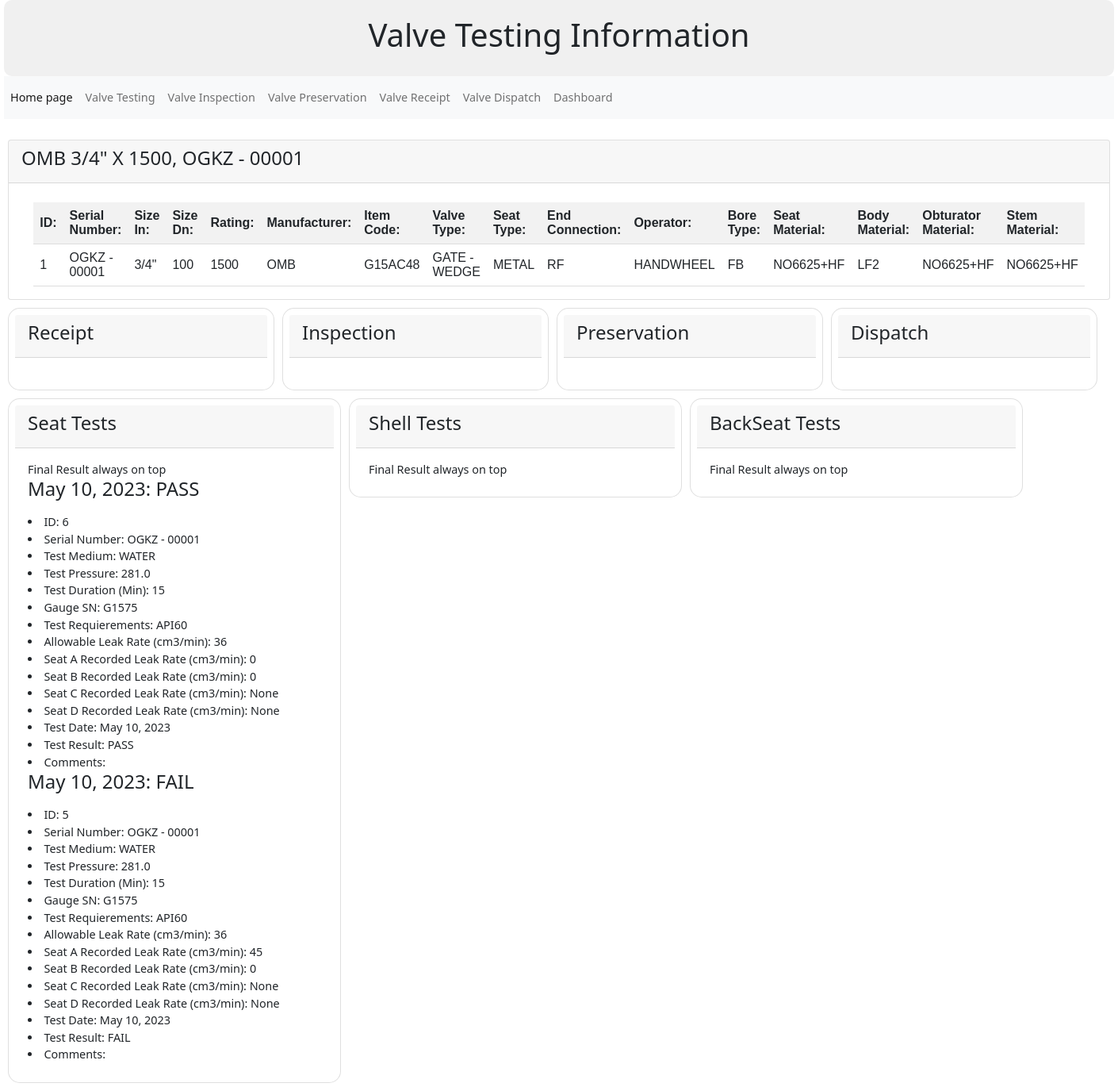
The page /total_valve_info.html/1 on the database as committed earlier.
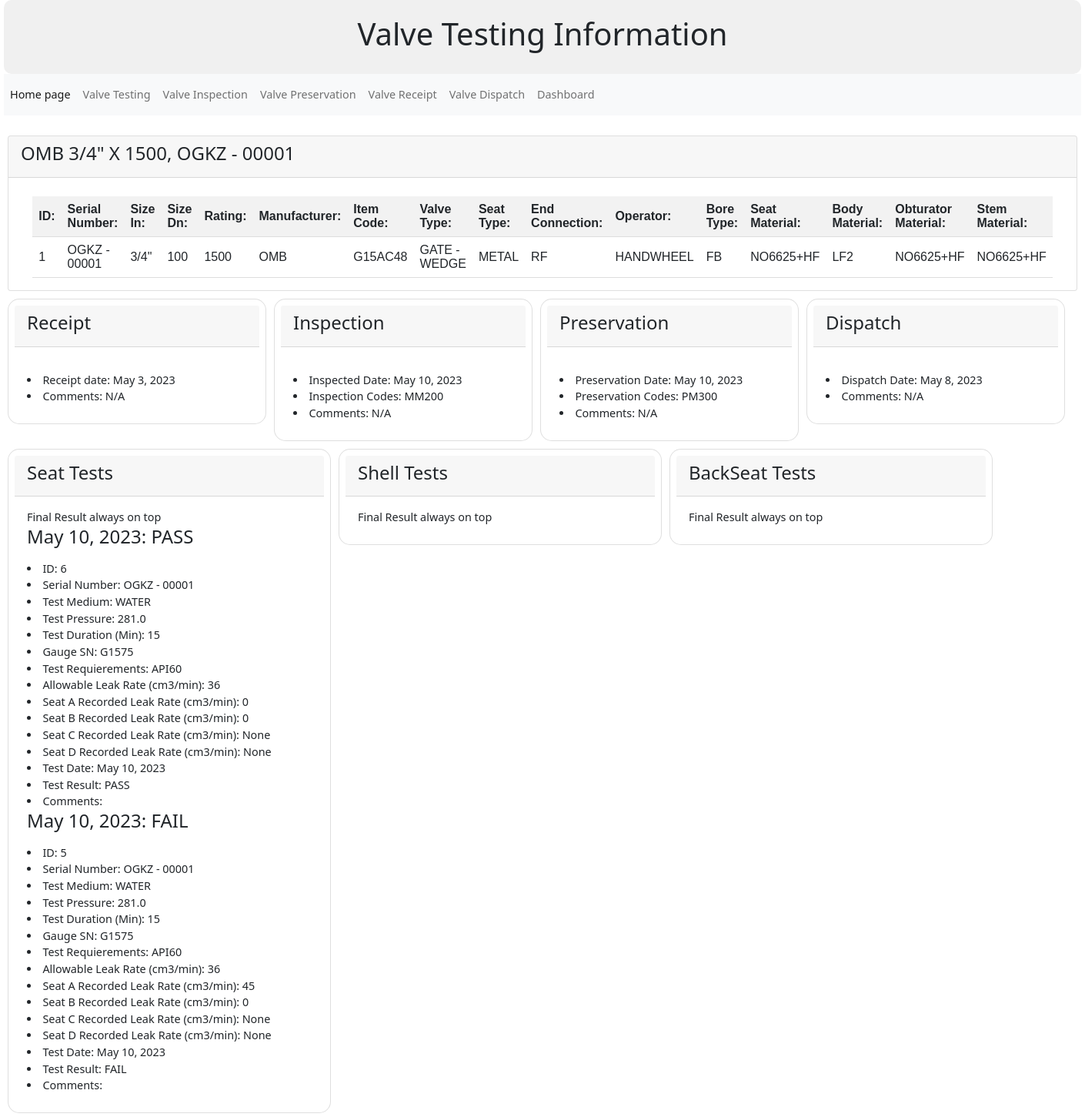
The same page on the database as committed later.
### data_management_app/models.py (models this page shows, shortened)
class ValveDetails(models.Model):
    valvedetails_id = models.AutoField(primary_key=True)
    valve_serial_number = models.CharField(unique=True, max_length=25, blank=False, null=False)
    valve_size_in = models.CharField(max_length=255, blank=False, null=False)
    valve_size_dn = models.IntegerField(blank=False, null=False)
    valve_rating = models.IntegerField(blank=False, null=False)
    valve_manufacturer = models.CharField(max_length=255, blank=False, null=False)
    valve_item_code = models.CharField(max_length=255, blank=False, null=False)
    valve_type = models.CharField(max_length=255, blank=False, null=False)
    valve_seat_type = models.CharField(max_length=255, blank=False, null=False)
    valve_end_connection = models.CharField(max_length=255, blank=False, null=False)
    valve_operator = models.CharField(max_length=255, blank=False, null=False)
    valve_bore_type = models.CharField(max_length=255, blank=False, null=False)
    valve_seat_material = models.CharField(max_length=255, blank=False, null=False)
    valve_body_material = models.CharField(max_length=255, blank=False, null=False)
    valve_obturator_material = models.CharField(max_length=255, blank=False, null=False)
    valve_stem_material = models.CharField(max_length=255, blank=False, null=False)
    def __str__(self):
        return self.valve_serial_number

class SeatTest(models.Model):
    seattest_id = models.AutoField(primary_key=True)
    serial_number = models.ForeignKey(ValveDetails, blank=True, null=True, on_delete=models.CASCADE)
    test_medium = models.CharField(max_length=100, blank=False, null=False)
    test_pressure = models.FloatField(blank=False, null=False)
    test_duration = models.IntegerField(blank=False, null=False)
    gauge_serial_number = models.CharField(max_length=100, blank=False, null=False)
    test_requirements = models.CharField(max_length=100, blank=False, null=False)
    allowable_leak_rate = models.CharField(max_length=100, blank=False, null=False)
    seat_a_rlr = models.CharField(max_length=100, blank=False, null=False)
    seat_b_rlr = models.CharField(max_length=100, blank=False, null=False)
    seat_c_rlr = models.CharField(max_length=100, blank=True, null=True)
    seat_d_rlr = models.CharField(max_length=100, blank=True, null=True)
    test_date = models.DateField(blank=False, null=False)
    test_result = models.CharField(max_length=100, blank=False, null=False)
    comments = models.TextField(max_length=100, blank=True, null=True)

class ValveReceipt(models.Model):
    valvereceipt_id = models.AutoField(primary_key=True)
    serial_number = models.ForeignKey(ValveDetails, blank=True, null=True, on_delete=models.CASCADE)
    camserv_tagnumber = models.CharField(max_length=100, blank=False, null=False)
    box_number = models.CharField(max_length=100, blank=False, null=False)
    received_date = models.DateField(blank=False, null=False)
    comments = models.TextField(max_length=100)

class ValveInspection(models.Model):
    valveinspection_id = models.AutoField(primary_key=True)
    serial_number = models.ForeignKey(ValveDetails, blank=True, null=True, on_delete=models.CASCADE)
    inspection_codes = models.CharField(max_length=100, blank=False, null=False)
    inspected_date = models.DateField(blank=False, null=False)
    inspected_by = models.CharField(max_length=100, blank=False, null=False)
    issues_identified = models.TextField(max_length=200, blank=False, null=False)

class ValvePreservation(models.Model):
    valvepreservation_id = models.AutoField(primary_key=True)
    serial_number = models.ForeignKey(ValveDetails, blank=True, null=True, on_delete=models.CASCADE)
    preservation_codes = models.CharField(max_length=100, blank=False, null=False)
    preservation_date = models.DateField(blank=False, null=False)
    preservation_by = models.CharField(max_length=100, blank=False, null=False)
    comments = models.TextField(max_length=200, blank=False, null=False, default='None')

class ValveDispatch(models.Model):
    valvedispatch_id = models.AutoField(primary_key=True)
    serial_number = models.ForeignKey(ValveDetails, blank=True, null=True, on_delete=models.CASCADE)
    camserv_tagnumber = models.CharField(max_length=100, blank=False, null=False)
    box_number = models.CharField(max_length=100, blank=False, null=False)
    dispatch_date = models.DateField(blank=False, null=False)
    comments = models.TextField(max_length=100)

### data_management_app/views.py (the view)
# urls.py: path('total_valve_info.html/<valvedetails_id>', views.view_valve_info, name='view_valve_info'),
def view_valve_info(request, valvedetails_id):
		view_valvedetails = ValveDetails.objects.get(pk=valvedetails_id)
		seattests = view_valvedetails.seattest_set.all().order_by('-seattest_id')
		shelltests = view_valvedetails.shelltest_set.all().order_by('-shelltest_id')
		backseattests = view_valvedetails.backseattest_set.all().order_by('-backseattest_id')
		receipt = view_valvedetails.valvereceipt_set.all().order_by('-valvereceipt_id')
		dispatch = view_valvedetails.valvedispatch_set.all().order_by('-valvedispatch_id')
		inspection = view_valvedetails.valveinspection_set.all().order_by('-valveinspection_id')
		preservation = view_valvedetails.valvepreservation_set.all().order_by('-valvepreservation_id')
		context = {
				"view_valvedetails": view_valvedetails,
				'seattests':seattests,
				'shelltests':shelltests,
				'backseattests':backseattests,
				'receipt': receipt,
				'dispatch': dispatch,
				'inspection': inspection,
				'preservation': preservation,
			}
		if seattests:
			return render(request, 'total_valve_info.html', context)
		else:
			messages.warning(request, ("This Valve Has Not Been Tested..."))
			return redirect('valvedetails_filter')

### data_management_app/templates/total_valve_info.html (shortened to what this page needs)
<html>
<link href="https://cdn.jsdelivr.net/npm/bootstrap@5.0.2/dist/css/bootstrap.min.css" rel="stylesheet">
<head>
    <header>
      <h1>Valve Testing Information</h1>
    </header>
    {% include 'navbar.html' %}
</head>
{% block content %}
<body>
    <br>
    <div class="card" id="div0">
        <div class="card-header">
            <h4>{{ view_valvedetails.valve_manufacturer }} {{ view_valvedetails.valve_size_in }} X {{ view_valvedetails.valve_rating }},    {{ view_valvedetails.valve_serial_number }}</h4>
        </div>
        <div class="card-body">
        <p class="card-text">
        <table>
            <tr>
              <th>ID:</th>
              <th>Serial Number:</th>
              <th>Size In:</th>
              <th>Size Dn:</th>
              <th>Rating:</th>
              <th>Manufacturer:</th>
              <th>Item Code:</th>
              <th>Valve Type:</th>
              <th>Seat Type:</th>
              <th>End Connection:</th>
              <th>Operator:</th>
              <th>Bore Type:</th>
              <th>Seat Material:</th>
              <th>Body Material:</th>
              <th>Obturator Material:</th>
              <th>Stem Material:</th>
            </tr>
            <tr>
            <td>{{ view_valvedetails.valvedetails_id }}</td>
              <td>{{ view_valvedetails.valve_serial_number }}</td>
              <td>{{ view_valvedetails.valve_size_in }}</td>
              <td>{{ view_valvedetails.valve_size_dn }}</td>
              <td>{{ view_valvedetails.valve_rating }}</td>
              <td>{{ view_valvedetails.valve_manufacturer }}</td>
              <td>{{ view_valvedetails.valve_item_code }}</td>
              <td>{{ view_valvedetails.valve_type }}</td>
              <td>{{ view_valvedetails.valve_seat_type }}</td>
              <td>{{ view_valvedetails.valve_end_connection }}</td>
              <td>{{ view_valvedetails.valve_operator }}</td>
              <td>{{ view_valvedetails.valve_bore_type }}</td>
              <td>{{ view_valvedetails.valve_seat_material }}</td>
              <td>{{ view_valvedetails.valve_body_material }}</td>
              <td>{{ view_valvedetails.valve_obturator_material }}</td>
              <td>{{ view_valvedetails.valve_stem_material }}</td>
            </tr>
          </table>
    </div>
    </div>
    <div >
      <div class="card" id="div01">
          <div class="card-header">
              <h4> Receipt </h4>
          </div>
          <div class="card-body">
            {% for receipts in receipt %}
            <p class="card-text">
            <li>Receipt date: {{ receipts.received_date }}</li>
            <li>Comments: {{ receipts.comments }}</li>
            {% endfor %}
          </div>
      </div>
      <div class="card" id="div02">
        <div class="card-header">
            <h4> Inspection </h4>
        </div>
        <div class="card-body">
            {% for inspections in inspection %}
            <p class="card-text">
            <li>Inspected Date: {{ inspections.inspected_date }}</li>
            <li>Inspection Codes: {{ inspections.inspection_codes }}</li>
            <li>Comments: {{ inspections.issues_identified }}</li>
            {% endfor %}
        </div>
      </div>
      <div class="card" id="div03">
        <div class="card-header">
            <h4> Preservation </h4>
        </div>
        <div class="card-body">
            {% for preservations in preservation %}
            <p class="card-text">
            <li>Preservation Date: {{ preservations.preservation_date }}</li>
            <li>Preservation Codes: {{ preservations.preservation_codes }}</li>
            <li>Comments: {{ preservations.comments }}</li>
            {% endfor %}
        </div>
      </div>
      <div class="card" id="div04">
        <div class="card-header">
            <h4> Dispatch </h4>
        </div>
        <div class="card-body">
            {% for dispatches in dispatch %}
            <p class="card-text">
            <li>Dispatch Date: {{ dispatches.dispatch_date }}</li>
            <li>Comments: {{ dispatches.comments }}</li>
            {% endfor %}
        </div>
      </div>
</div>
<div >
    <div class="card" id="div1">
        <div class="card-header">
            <h4> Seat Tests </h4>
        </div>
        <div class="card-body">
            Final Result always on top
            {% for seattest in seattests %}
            <h4 class="card-title">{{ seattest.test_date }}: {{ seattest.test_result }}</h4>
            <p class="card-text">
            <li>ID: {{ seattest.seattest_id }}</li>
            <li>Serial Number: {{ seattest.serial_number }}</li>
            <li>Test Medium: {{ seattest.test_medium }}</li>
            <li>Test Pressure: {{ seattest.test_pressure }}</li>
            <li>Test Duration (Min): {{ seattest.test_duration }}</li>
            <li>Gauge SN: {{ seattest.gauge_serial_number }}</li>
            <li>Test Requierements: {{ seattest.test_requirements }}</li>
            <li>Allowable Leak Rate (cm3/min): {{ seattest.allowable_leak_rate }}</li>
            <li>Seat A Recorded Leak Rate (cm3/min): {{ seattest.seat_a_rlr }}</li>
            <li>Seat B Recorded Leak Rate (cm3/min): {{ seattest.seat_b_rlr }}</li>
            <li>Seat C Recorded Leak Rate (cm3/min): {{ seattest.seat_c_rlr }}</li>
            <li>Seat D Recorded Leak Rate (cm3/min): {{ seattest.seat_d_rlr }}</li>
            <li>Test Date: {{ seattest.test_date }}</li>
            <li>Test Result: {{ seattest.test_result }}</li>
            <li>Comments: {{ seattest.comments }}</li>
            {% endfor %}
        </div>
    </div>
    <div class="card" id="div2">
        <div class="card-header">
            <h4> Shell Tests </h4>
        </div>
        <div class="card-body">
            Final Result always on top
        </div>
    </div>
    <div class="card" id="div3" >
        <div class="card-header">
            <h4>BackSeat Tests</h4>
        </div>
        <div class="card-body">
            Final Result always on top
        </div>
    </div>
</div>
</body>
</html>
{% endblock %}

### data_management_app/templates/navbar.html (shortened to what this page needs)
{% block content %}
<div>
    <nav class="navbar navbar-expand-lg navbar-light bg-light">
        <div class="collapse navbar-collapse" id="navbarNavAltMarkup">
            <div class="navbar-nav">
                <li><a class="nav-item nav-link active" href="{% url 'main_page'%}" class="external-link">Home page</a></li>
                <li><a class="nav-item nav-link" href="{% url 'valve_testing'%}" class="external-link">Valve Testing</a></li>
                <li><a class="nav-item nav-link" href="{% url 'submitted_valveinspection'%}" class="external-link">Valve Inspection</a></li>
                <li><a class="nav-item nav-link" href="{% url 'submitted_valvepreservation' %}" class="external-link">Valve Preservation</a></li>
                <li><a class="nav-item nav-link" href="{% url 'valvereceipttable' %}" class="external-link">Valve Receipt</a></li>
                <li><a class="nav-item nav-link" href="{% url 'valvedispatchtable' %}" class="external-link">Valve Dispatch</a></li>
                <li><a class="nav-item nav-link" href="{% url 'dashboard' %}" class="external-link">Dashboard</a></li>
            </div>
        </div>
    </nav>
</div>
{% endblock %}

### data_management_app/templates/total_valve_info.html (style rules this page uses)
#div1 { width: 30%; float: left; background-color:bg-light; border-radius: 15px; padding: 8px; }
#div2 { width: 30%; float: left; background-color:bg-light; border-radius: 15px; padding: 8px; }
#div3 { width: 30%; float: left; background-color:bg-light; border-radius: 15px; padding: 8px; }
body { width: 1400px; margin: 0 auto; font-size:90%; }
header { background-color: #F0F0F0; padding: 20px; text-align: center; border-radius: 10px; font-weight: bold; }
.card { margin: 5px; }
table { border-collapse: collapse; width: 100%; max-width: 800px; margin: 0 auto; font-family: Arial, Helvetica, sans-serif; }
th, td { padding: 8px; text-align: left; border-bottom: 1px solid #ddd; }
th { background-color: #f2f2f2; font-weight: bold; }
#div01 { width: 24%; float: left; background-color:bg-light; border-radius: 15px; padding: 8px; }
#div02 { width: 24%; float: left; background-color:bg-light; border-radius: 15px; padding: 8px; }
#div03 { width: 24%; float: left; background-color:bg-light; border-radius: 15px; padding: 8px; }
#div04 { width: 24%; float: left; background-color:bg-light; border-radius: 15px; padding: 8px; }

Rows that differ between the two databases and show on the page:
added ValveReceipt: received_date "May 3, 2023", comments "N/A"
added ValveInspection: inspected_date "May 10, 2023", inspection_codes "MM200", issues_identified "N/A"
added ValvePreservation: preservation_date "May 10, 2023", preservation_codes "PM300", comments "N/A"
added ValveDispatch: dispatch_date "May 8, 2023", comments "N/A"
